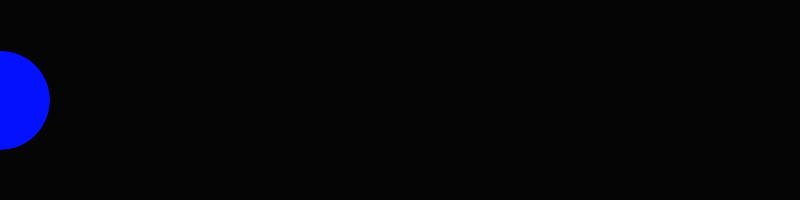
Frame 1 (no input)
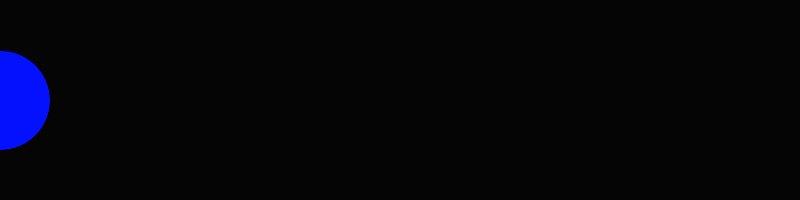
Frame 60 (the mouse pressed at the canvas centre just before this capture)
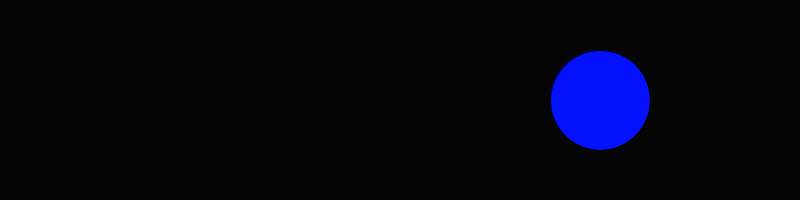
Frame 120 (the mouse held since frame 60 and released just before this capture)

The Processing sketch that drew these frames (run headless with seeded random() and noise(); from frame 60 on, the mouse is pressed at the canvas centre):

// Processing sketch: Sonic_circle
// ── Sonic_circle.pde
int x;

void setup(){
  size(800,200);
  background(5,5,5);
}

void draw(){
  fill(#0311FF);
  if(mousePressed){
    x = x + 10;
    background(5,5,5);
  }
  if (x == 800){ 
    x = 0;
  }
  
  
 ellipse(x,100,100,100); 
  
  
  
}
